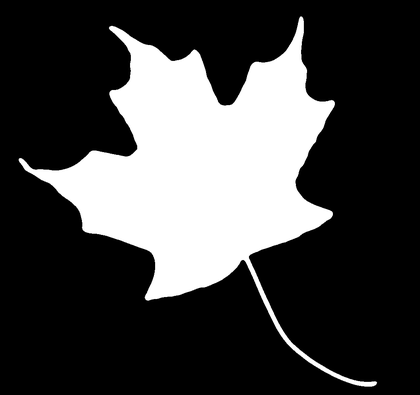
%> input picture code/leaf2.png, 420 x 395 px, shrunk from 1056 x 992 before the run
$ octave main.m   (GNU Octave 9; MATLAB toolbox functions it lacks are replaced by stand-ins)
%> lines starting %> are read from the running program, lines starting %| are printed output that depends on the picture; in (x1, y1, x2, y2) boxes, pixels count from 0 and x2, y2 are one past the last pixel; in counts of white or black regions, pixels touching at a corner belong together; the program's own positions count from 1
%% Dimitri Leca & Maher nadar   Computer Vision Lab 5: Thinning

%% 1) Zhang and Suen algorithm
img = imread('leaf2.png');
%> img is the input picture: size 395x420 uint8; min 0, max 255, mean 67.5

% We initialize the values:

IT = img;
C = 0;

algo_finished = false;

sizex = size(IT,1);
%> sizex = 395
sizey = size(IT,2);
%> sizey = 420

tic                %calculating time for the loop

while 1==1

    % We search M ( first sub iteration)
    M = zeros(sizex, sizey);

    for i = 2:sizex-1
        for j = 2:sizey-1
            M(i,j) = checkFirstSubiteration(IT, i, j);
        end
    end
    C = sum(sum(M));


    IT = IT - M;

    if C == 0
        break

    else % second sub iteration

            % We search M ( first iteration)
            M = zeros(sizex, sizey);

            for i = 2:sizex-1
                for j = 2:sizey-1
                    M(i,j) = checkSecondSubiteration(IT, i, j);
                end
            end
             C = sum(sum(M));

            IT = IT - M;


            if C == 0
                break
            end
    end

    end
%> this loop made 2 passes
%> M: size 395x420 double; every value is 0

      toc

 FINAL_ZaS = and(imcomplement(IT),img);
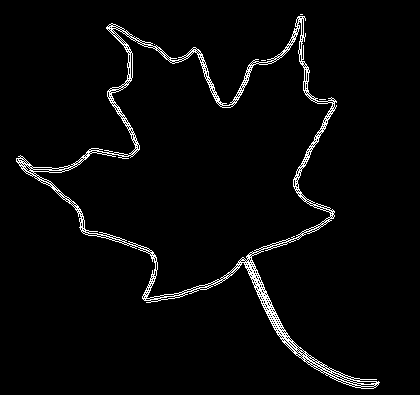
%> FINAL_ZaS: size 395x420 logical; 3.2% white in thin lines or dots, all inside (x1, y1, x2, y2) = (16, 14, 380, 389)

%% 2)   bwmorph Matlab function results comparision:

BW = bwmorph(img,'skel',Inf);
%> BW: size 395x420 logical; 12% white; 1 white region, box (x1, y1, x2, y2) and area: (16, 14, 380, 389) 19972
FINAL_bw = and(imcomplement(BW),img);
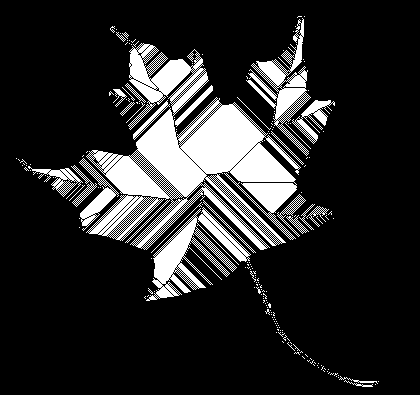
%> FINAL_bw: size 395x420 logical; 16.2% white; 194 white regions (168 under 20 px), largest, box (x1, y1, x2, y2) and area: (86, 43, 301, 250) 17549, (146, 207, 251, 301) 3133, (246, 18, 311, 156) 2231
figure

subplot (2,2,1)
imshow(IT)
title('Skeleton Zhang and Suen')

subplot (2,2,2)
imshow(FINAL_ZaS)
title('skeleton + Original')

subplot (2,2,3)
imshow(BW)
title('Skeleton Zhang and Suen (bmorph MatLAB built-in function)')

subplot (2,2,4)
imshow(FINAL_bw)
title('skeleton + Original (bmorph MatLAB built-in function)')

% calculating time for Leaf, deer and Flying eagle using bwmorph


img1 = imread('deer.png');
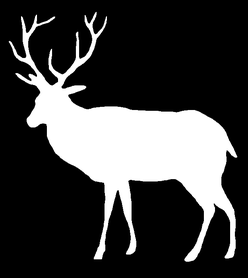
%> input picture code/deer.png, 248 x 278 px, shrunk from 624 x 700 before the run
%> img1 is the input picture: size 278x248 uint8; min 0, max 255, mean 63.6
img2 = imread('flying-eagle.png');
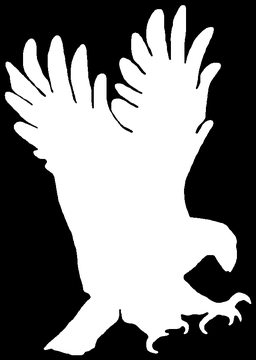
%> input picture code/flying-eagle.png, 256 x 360 px, shrunk from 644 x 906 before the run
%> img2 is the input picture: size 360x256 uint8; min 0, max 255, mean 123.4


tic
BW= bwmorph(img,'thin',inf);
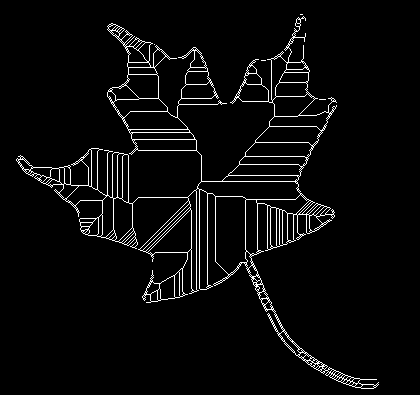
%> BW: size 395x420 logical; 3.9% white in thin lines or dots, all inside (x1, y1, x2, y2) = (16, 14, 379, 389)
toc

tic
BW1= bwmorph(img1,'thin',inf);
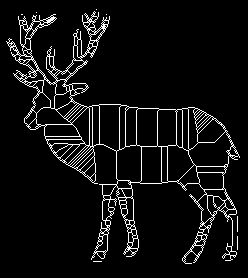
%> BW1: size 278x248 logical; 6.5% white in thin lines or dots, all inside (x1, y1, x2, y2) = (6, 9, 240, 264)
toc

tic
BW2= bwmorph(img2,'thin',inf);
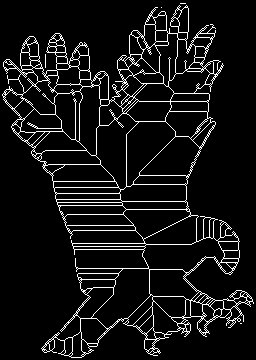
%> BW2: size 360x256 logical; 7.8% white in thin lines or dots
toc
